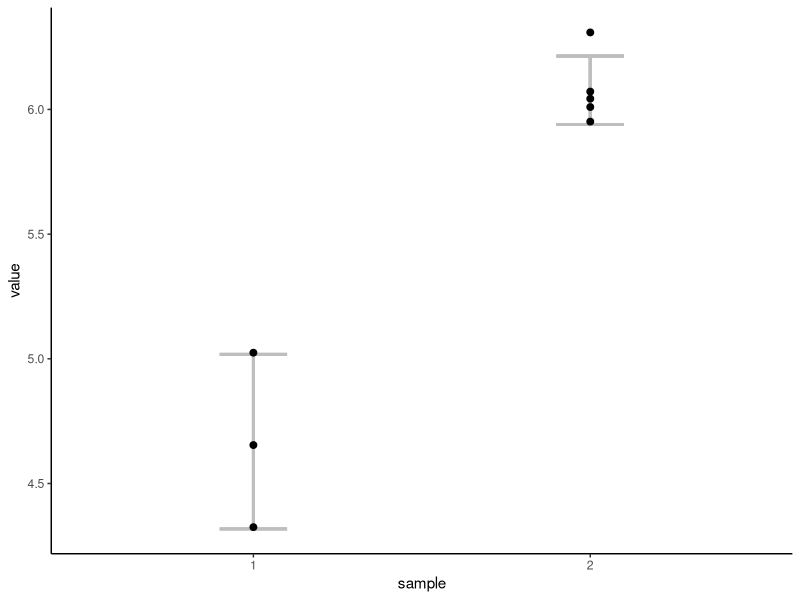
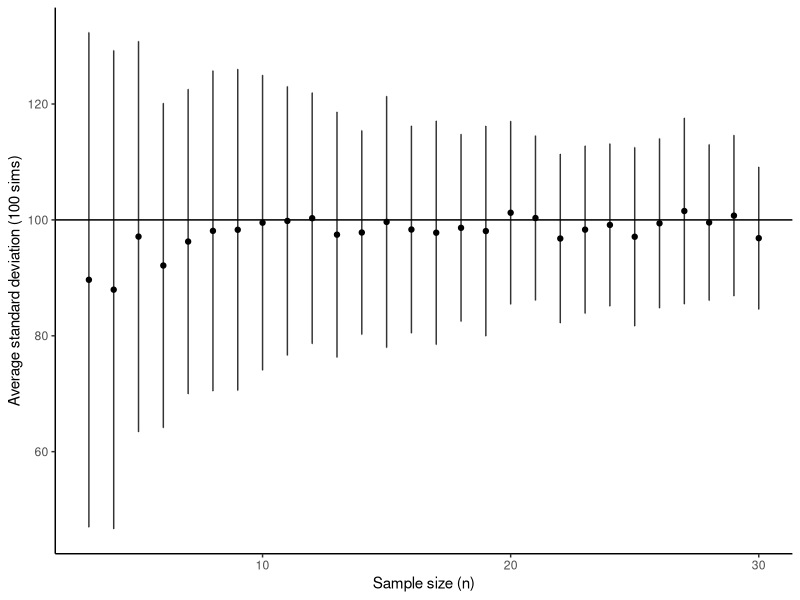

Source code (R) for these figures, in order:
library(dplyr)
library(ggplot2)
library(ggbeeswarm)

#=================
# Question portion
#=================
# Set seed
set.seed(124153)

# Sample two groups one with n = 3 and one n = 5
sample_1 <- rnorm(3,4,0.8)

sample_2 <- rnorm(5,6,0.1)

# Combine into df
sample_df <- data.frame(value = c(sample_1,
                                  sample_2),
                        sample = c(1,1,1,2,2,2,2,2)) %>%
  group_by(sample) %>%
  mutate(mean = mean(value),
         stdd = sd(value),
         val_max = mean + stdd,
         val_min = mean - stdd,
         sample = as.factor(sample))

# Plot the two samples with error bar being sd
sample_plot <- ggplot(data = sample_df) +
  geom_errorbar(aes(x = sample,
                    ymax = val_max,
                    ymin = val_min),
                width = 0.2,
                color = "gray",
                linewidth = 1) +
  geom_beeswarm(aes(x = sample, y = value),
             size = 2) +
  theme_classic()

print(sample_plot)

#===============
# Answer portion
#===============
# Simulate the answers
# Function for simulations
sd_n_sims_fn <- function(n_seq){
  # Generate a normal sample
  norm_sample <- rnorm(1000000, 
                        mean = 0, 
                        sd = 100)
  
  # Create an empty data frame
  df <- data.frame(n = numeric(), 
                   sd = numeric())
  
  # Loop through each sample size (n)
  for (n in n_seq){
    # Create 100 samples for each sample size
    for (i in 1:100){
      # Generate a sample of size n from 
      # the "normal" variable
      sample_data <- sample(norm_sample, 
                            n)
      
      # Calculate the standard 
      # deviation of the sample
      sample_sd <- sd(sample_data)
      
      # Append the sample size (n) 
      # and sample standard deviation (sd) 
      # to the data frame
      df <- rbind(df, data.frame(n = n, 
                                 sd = sample_sd))
    }
  }
  
  return(df)
}

# Simulate for n from 3 to 30
sd_n_three_thirty <- sd_n_sims_fn(seq(3,30,by = 1)) %>%
  group_by(n) %>% 
  summarize(average.sd = mean(sd),
            upr_sd = average.sd + sd(sd),
            lwr_sd = average.sd - sd(sd))

# Plot the relationship
sd_n_plot_sims <- ggplot(data = sd_n_three_thirty,
                         aes(x = n, y = average.sd)) +
  geom_hline(yintercept = 100) +
  geom_point() +
  geom_errorbar(aes(ymin = lwr_sd, ymax = upr_sd),
                width = 0.01,
                alpha = 0.8) +
  labs(x = "Sample size (n)",
       y = "Average standard deviation (100 sims)") +
  theme_classic()

print(sd_n_plot_sims)